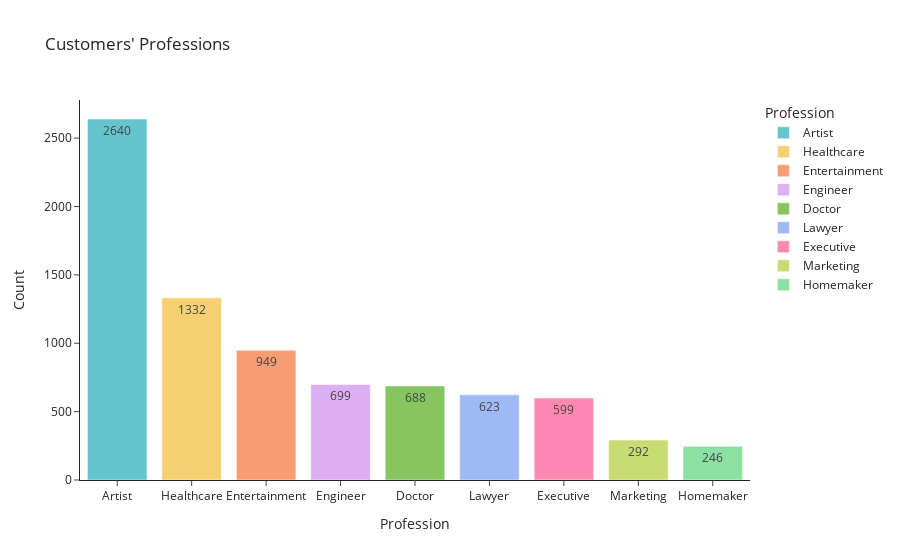

Notebook code cell kept with this figure:
### Code cell
data_train['Profession'] = data_train['Profession'].astype(str)

group_profession = data_train['Profession'].value_counts().reset_index(name = 'count')

fig_professions = px.bar(group_profession, x = 'Profession', y = 'count',
                         title = "Customers' Professions",
                         labels = {'count': 'Count', 'Profession': 'Profession'},
                         color = 'Profession',
                         text = 'count',
                         text_auto=True,
                         color_discrete_sequence=px.colors.qualitative.Pastel,
                         template='simple_white')

fig_professions.show()

### Figure 1 — Plotly figure (JSON) as saved in the notebook; plotly's stock layout.template omitted (floating-point values rounded to 4 significant figures)
{"data": [{"alignmentgroup": "True", "hovertemplate": "Profession=%{x}<br>Count=%{text}<extra></extra>", "legendgroup": "Artist", "marker": {"color": "rgb(102, 197, 204)", "pattern": {"shape": ""}}, "name": "Artist", "offsetgroup": "Artist", "orientation": "v", "showlegend": true, "text": [2640], "textposition": "auto", "texttemplate": "%{y}", "type": "bar", "x": ["Artist"], "xaxis": "x", "y": [2640], "yaxis": "y"}, {"alignmentgroup": "True", "hovertemplate": "Profession=%{x}<br>Count=%{text}<extra></extra>", "legendgroup": "Healthcare", "marker": {"color": "rgb(246, 207, 113)", "pattern": {"shape": ""}}, "name": "Healthcare", "offsetgroup": "Healthcare", "orientation": "v", "showlegend": true, "text": [1332], "textposition": "auto", "texttemplate": "%{y}", "type": "bar", "x": ["Healthcare"], "xaxis": "x", "y": [1332], "yaxis": "y"}, {"alignmentgroup": "True", "hovertemplate": "Profession=%{x}<br>Count=%{text}<extra></extra>", "legendgroup": "Entertainment", "marker": {"color": "rgb(248, 156, 116)", "pattern": {"shape": ""}}, "name": "Entertainment", "offsetgroup": "Entertainment", "orientation": "v", "showlegend": true, "text": [949], "textposition": "auto", "texttemplate": "%{y}", "type": "bar", "x": ["Entertainment"], "xaxis": "x", "y": [949], "yaxis": "y"}, {"alignmentgroup": "True", "hovertemplate": "Profession=%{x}<br>Count=%{text}<extra></extra>", "legendgroup": "Engineer", "marker": {"color": "rgb(220, 176, 242)", "pattern": {"shape": ""}}, "name": "Engineer", "offsetgroup": "Engineer", "orientation": "v", "showlegend": true, "text": [699], "textposition": "auto", "texttemplate": "%{y}", "type": "bar", "x": ["Engineer"], "xaxis": "x", "y": [699], "yaxis": "y"}, {"alignmentgroup": "True", "hovertemplate": "Profession=%{x}<br>Count=%{text}<extra></extra>", "legendgroup": "Doctor", "marker": {"color": "rgb(135, 197, 95)", "pattern": {"shape": ""}}, "name": "Doctor", "offsetgroup": "Doctor", "orientation": "v", "showlegend": true, "text": [688], "textposition": "auto", "texttemplate": "%{y}", "type": "bar", "x": ["Doctor"], "xaxis": "x", "y": [688], "yaxis": "y"}, {"alignmentgroup": "True", "hovertemplate": "Profession=%{x}<br>Count=%{text}<extra></extra>", "legendgroup": "Lawyer", "marker": {"color": "rgb(158, 185, 243)", "pattern": {"shape": ""}}, "name": "Lawyer", "offsetgroup": "Lawyer", "orientation": "v", "showlegend": true, "text": [623], "textposition": "auto", "texttemplate": "%{y}", "type": "bar", "x": ["Lawyer"], "xaxis": "x", "y": [623], "yaxis": "y"}, {"alignmentgroup": "True", "hovertemplate": "Profession=%{x}<br>Count=%{text}<extra></extra>", "legendgroup": "Executive", "marker": {"color": "rgb(254, 136, 177)", "pattern": {"shape": ""}}, "name": "Executive", "offsetgroup": "Executive", "orientation": "v", "showlegend": true, "text": [599], "textposition": "auto", "texttemplate": "%{y}", "type": "bar", "x": ["Executive"], "xaxis": "x", "y": [599], "yaxis": "y"}, {"alignmentgroup": "True", "hovertemplate": "Profession=%{x}<br>Count=%{text}<extra></extra>", "legendgroup": "Marketing", "marker": {"color": "rgb(201, 219, 116)", "pattern": {"shape": ""}}, "name": "Marketing", "offsetgroup": "Marketing", "orientation": "v", "showlegend": true, "text": [292], "textposition": "auto", "texttemplate": "%{y}", "type": "bar", "x": ["Marketing"], "xaxis": "x", "y": [292], "yaxis": "y"}, {"alignmentgroup": "True", "hovertemplate": "Profession=%{x}<br>Count=%{text}<extra></extra>", "legendgroup": "Homemaker", "marker": {"color": "rgb(139, 224, 164)", "pattern": {"shape": ""}}, "name": "Homemaker", "offsetgroup": "Homemaker", "orientation": "v", "showlegend": true, "text": [246], "textposition": "auto", "texttemplate": "%{y}", "type": "bar", "x": ["Homemaker"], "xaxis": "x", "y": [246], "yaxis": "y"}], "layout": {"barmode": "relative", "legend": {"title": {"text": "Profession"}, "tracegroupgap": 0}, "title": {"text": "Customers' Professions"}, "xaxis": {"anchor": "y", "categoryarray": ["Artist", "Healthcare", "Entertainment", "Engineer", "Doctor", "Lawyer", "Executive", "Marketing", "Homemaker"], "categoryorder": "array", "domain": [0, 1], "title": {"text": "Profession"}}, "yaxis": {"anchor": "x", "domain": [0, 1], "title": {"text": "Count"}}}}
